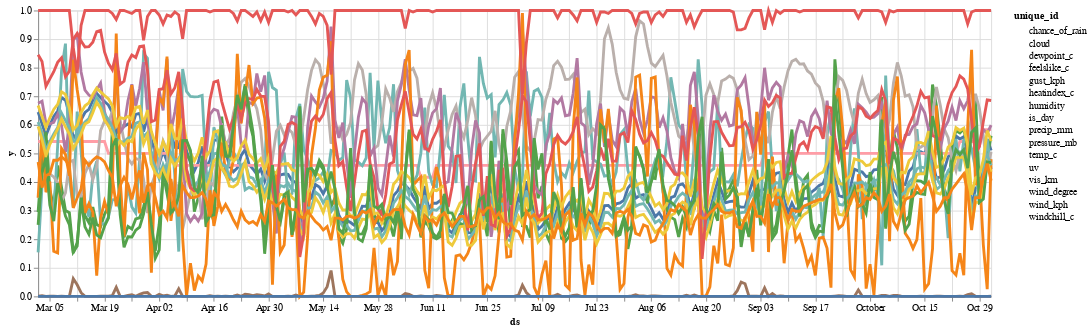

Notebook code for this chart:
### Code cell
weather_avg_df_plot = long_form(weather_avg_filtered_df)
altair_plot(weather_avg_df_plot)

### Figure 1 — Vega-Lite specification as saved in the notebook (floating-point values rounded to 4 significant figures; data arrays with more than 128 entries replaced by an {"elided": "..."} marker saying what was removed)
{"config": {"view": {"continuousWidth": 300, "continuousHeight": 300}}, "layer": [{"mark": {"type": "circle"}, "encoding": {"color": {"field": "unique_id", "type": "nominal"}, "opacity": {"value": 0}, "x": {"field": "ds", "type": "temporal"}, "y": {"field": "y", "type": "quantitative"}}, "name": "view_6"}, {"mark": {"type": "line"}, "encoding": {"color": {"field": "unique_id", "type": "nominal"}, "size": {"condition": {"test": {"not": {"param": "param_6"}}, "value": 1}, "value": 3}, "x": {"field": "ds", "type": "temporal"}, "y": {"field": "y", "type": "quantitative"}}}], "data": {"name": "data-2fc92e3546d49a414986566e9465f1d8"}, "params": [{"name": "param_6", "select": {"type": "point", "fields": ["unique_id"], "nearest": true, "on": "mouseover"}, "bind": "legend", "views": ["view_6"]}], "width": 1000, "$schema": "https://vega.github.io/schema/vega-lite/v5.15.1.json", "datasets": {"data-2fc92e3546d49a414986566e9465f1d8": {"elided": "3920 records"}}}
